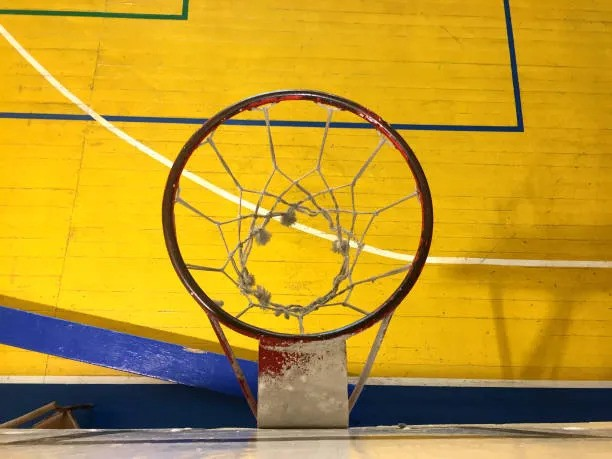
#> input picture Artifact/Experiments/hoop.jpg, 612 x 459 px, given in place of the camera
$ python blob-tracker.py
#> lines starting #> are read from the running program, lines starting #| are printed output that depends on the picture; after the words box and inside, x2 and y2 are one past the last pixel; in counts of white or black regions, pixels touching at a corner belong together
import cv2
import numpy as np

def track_orange_blob(min_blob_size=1000):  # Adjust the minimum blob size as needed
#> called with min_blob_size = 1000
    cap = cv2.VideoCapture(0)

    while True:
        # Capture frame-by-frame
        ret, frame = cap.read()
#> frame is the input picture: shape (459, 612, 3); mean B, G, R 39.4, 153.4, 192

        # Convert BGR to HSV
        hsv = cv2.cvtColor(frame, cv2.COLOR_BGR2HSV)
#> hsv: shape (459, 612, 3); mean H, S, V 32.6, 204.2, 197.9

        # Define the range of orange color in HSV
        lower_orange = np.array([0, 100, 100])
        upper_orange = np.array([20, 255, 255])

        # Threshold the image to get only orange colors
        mask = cv2.inRange(hsv, lower_orange, upper_orange)
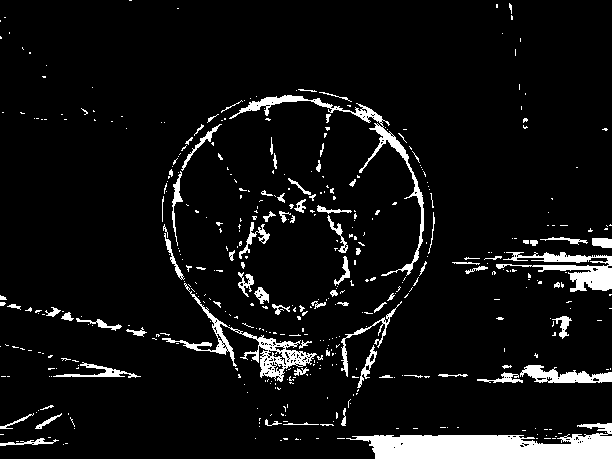
#> mask: shape (459, 612); 7.1% white; 450 white regions (363 under 20 px)

        # Find contours in the mask
        contours, _ = cv2.findContours(mask, cv2.RETR_EXTERNAL, cv2.CHAIN_APPROX_SIMPLE)
#> contours = 449 contours, 402 with area under 20; largest, box (x1, y1, x2, y2) and area: (346, 423, 612, 459) 5272, (162, 283, 317, 382) 1920, (229, 95, 424, 276) 1490, (496, 252, 612, 292) 1402, (520, 365, 612, 383) 825

        if contours:
            # Find the largest contour
            max_contour = max(contours, key=cv2.contourArea)
#> max_contour = contour of 184 points, box (x1, y1, x2, y2) (346, 423, 612, 459), area 5272

            # Calculate the area of the blob
            area = cv2.contourArea(max_contour)
#> area = 5271.5

            # Only track if the blob is larger than the threshold
            if area > min_blob_size:
                # Calculate the centroid of the blob
                M = cv2.moments(max_contour)
#> M = moments, m00 5271.5, centre m10/m00, m01/m00 = (489.8, 446.5)
                cx = int(M['m10'] / M['m00'])
#> cx = 489
                cy = int(M['m01'] / M['m00'])
#> cy = 446

                # Draw a circle at the centroid
                cv2.circle(frame, (cx, cy), 10, (0, 255, 0), -1)
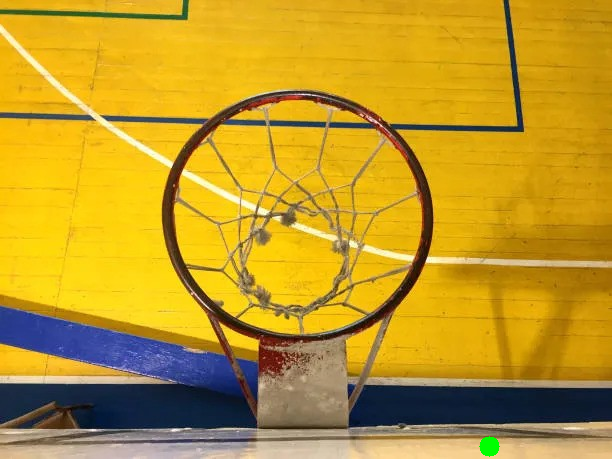
#> frame: shape (459, 612, 3); 0.11% of pixels changed, all inside (x1, y1, x2, y2) = (479, 436, 500, 457)

        # Display the resulting frame
        cv2.imshow('Frame', frame)
        cv2.imshow('Mask', mask)

        # Break the loop if 'q' key is pressed
        if cv2.waitKey(1) & 0xFF == ord('q'):
#> (key q is pressed here)
            break

    # Release the capture
    cap.release()
    cv2.destroyAllWindows()

if __name__ == "__main__":
    track_orange_blob()
